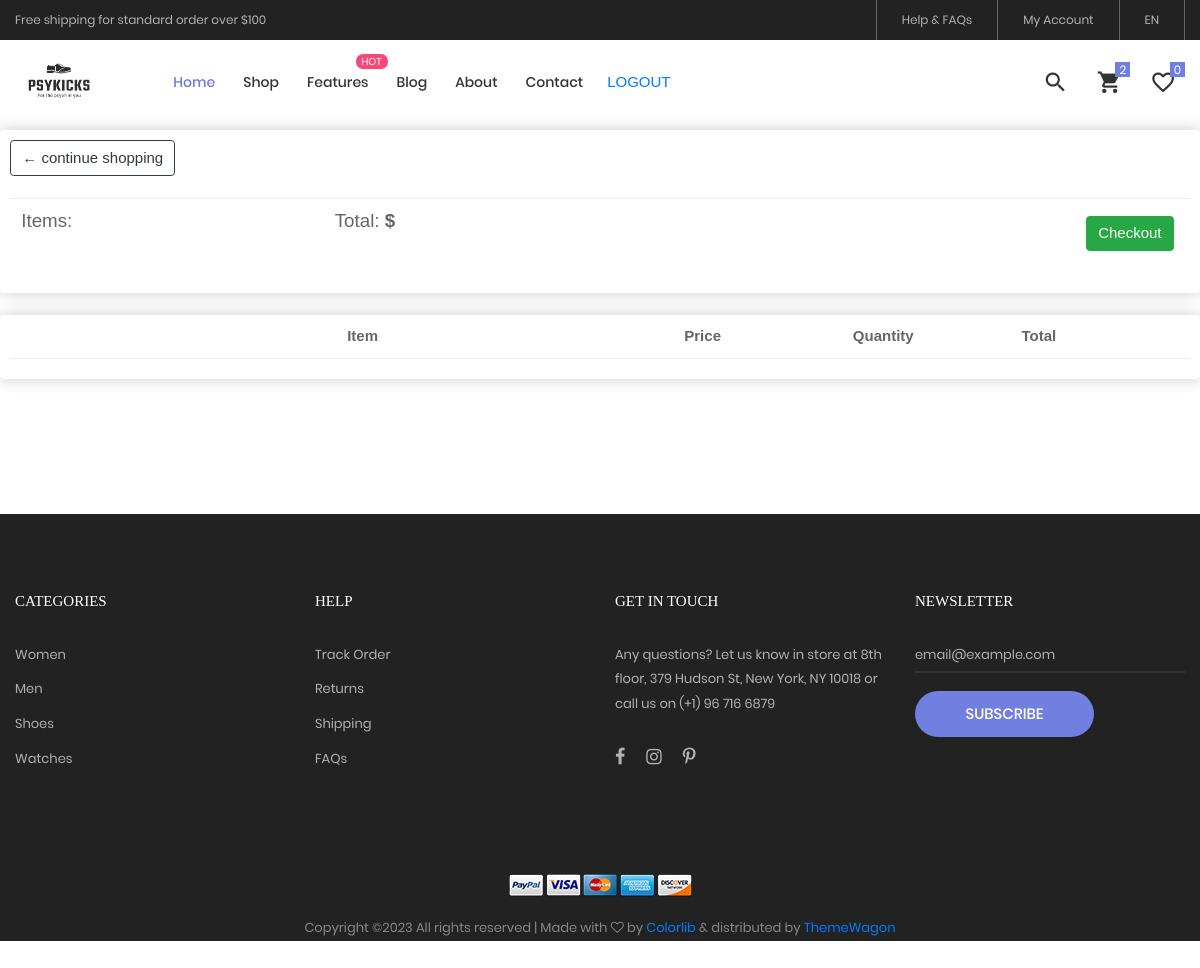
Before: /usercart/ (signed in) with the older database file.
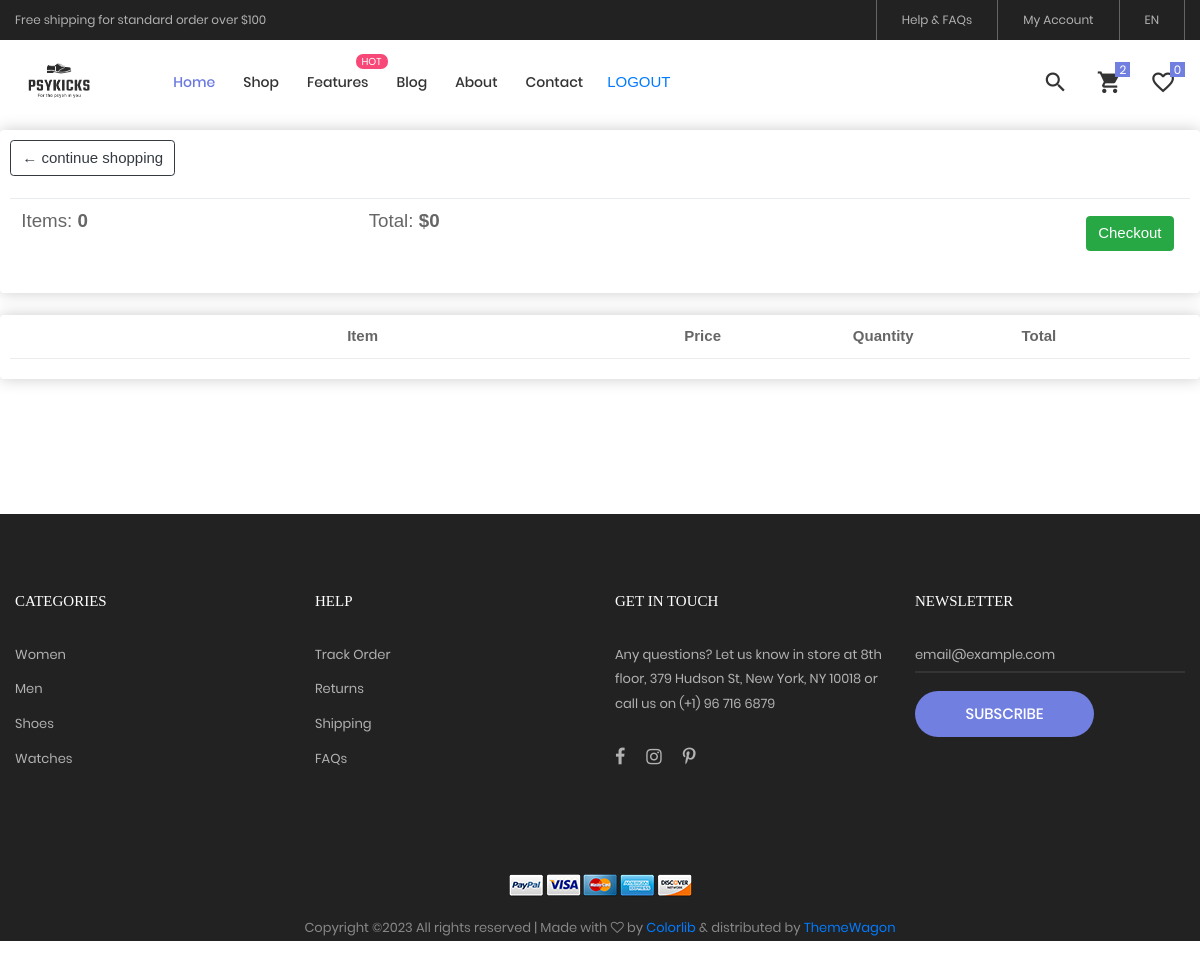
After: the same page with the newer database file.
### myapp/models.py (models this page shows, shortened)
class Order(models.Model):
    customer = models.ForeignKey(customer, on_delete=models.SET_NULL, null=True, blank=True)
    date_ordered = models.DateTimeField(auto_now_add=True)
    complete = models.BooleanField(default=False)
    transaction_id = models.CharField(max_length=100, null=True)
    @property
    def get_cart_total(self):
        orderitems = self.orderitem_set.all()
        total = sum([item.get_total for item in orderitems])
        return total
    @property
    def get_cart_items(self):
        orderitems = self.orderitem_set.all()
        total = sum([item.quantity for item in orderitems])
        return total

### myapp/views.py (the view)
# urls.py: path("usercart/",views.usercart,name="usercart"),
def usercart(request):
    items = []
    order = None
    if 'username' in request.session:
        try:
            customer_instance = customer.objects.get(username=request.session['username'])
            order = Order.objects.filter(customer=customer_instance, complete=False).first()
            if order is not None:
                items = order.orderitem_set.all()
            else:
                items = []
                print("yesss1")
        except ObjectDoesNotExist:
            items = []
            print("yesss2")
    else:
        items = []
        order = {'get_cart_total':0, 'get_cart_items':0}
    context = {'items': items, 'order': order}
    return render(request, "myapp/usercart.html", context)

### myapp/templates/myapp/usercart.html (shortened to what this page needs)
{% extends 'myapp/userindex.html' %}
{% load static %}
{% block content %}
<div class="row">
    <div class="col-lg-12">
        <div class="box-element">
            <a class="btn btn-outline-dark" href="#">&#x2190; continue shopping</a>
        <br>
        <br>
        <table class="table">
            <tr>
                <th><h5>Items: <strong>{{order.get_cart_items}}</strong></h5></th>
                <th><h5>Total: <strong>${{order.get_cart_total}}</strong></h5></th>
                <th>
                    <a style="float:right; margin:5px" class="btn btn-success" href={% url 'usercheckout' %}>Checkout</a>
                </th>
            </tr>
        </table>
        </div>
    <br>
        <div class="box-element">
            <div class="cart-row">
                <div style="flex:2"></div>
                <div style="flex:2"><strong>Item</strong></div>
                <div style="flex:1"><strong>Price</strong></div>
                <div style="flex:1"><strong>Quantity</strong></div>
                <div style="flex:1"><strong>Total</strong></div>
            </div>
        </div>
    </div>
</div>
{% endblock %}

### myapp/templates/myapp/userindex.html (shortened to what this page needs)
<!DOCTYPE html>
{% load static %}
<html lang="en">
<head>
	<link rel="stylesheet" type="text/css" href="{% static 'myapp/vendor/bootstrap/css/bootstrap.min.css' %}">
	<link rel="stylesheet" type="text/css" href="{% static 'myapp/fonts/font-awesome-4.7.0/css/font-awesome.min.css' %}">
	<link rel="stylesheet" type="text/css" href="{% static 'myapp/fonts/iconic/css/material-design-iconic-font.min.css' %}">
	<link rel="stylesheet" type="text/css" href="{% static 'myapp/fonts/linearicons-v1.0.0/icon-font.min.css' %}">
	<link rel="stylesheet" type="text/css" href="{% static 'myapp/vendor/animate/animate.css' %}">
	<link rel="stylesheet" type="text/css" href="{% static 'myapp/vendor/css-hamburgers/hamburgers.min.css' %}">
	<link rel="stylesheet" type="text/css" href="{% static 'myapp/vendor/animsition/css/animsition.min.css' %}">
	<link rel="stylesheet" type="text/css" href="{% static 'myapp/vendor/select2/select2.min.css' %}">
	<link rel="stylesheet" type="text/css" href="{% static 'myapp/vendor/daterangepicker/daterangepicker.css' %}">
	<link rel="stylesheet" type="text/css" href="{% static 'myapp/vendor/slick/slick.css' %}">
	<link rel="stylesheet" type="text/css" href="{% static 'myapp/vendor/MagnificPopup/magnific-popup.css' %}">
	<link rel="stylesheet" type="text/css" href="{% static 'myapp/vendor/perfect-scrollbar/perfect-scrollbar.css' %}">
	<link rel="stylesheet" type="text/css" href="{% static 'myapp/css/util.css' %}">
	<link rel="stylesheet" type="text/css" href="{% static 'myapp/css/main.css' %}">
</head>
<body class="animsition">
	<header>
		<div class="container-menu-desktop">
			<div class="top-bar">
				<div class="content-topbar flex-sb-m h-full container">
					<div class="left-top-bar">
						Free shipping for standard order over $100
					</div>
					<div class="right-top-bar flex-w h-full">
						<a href="#" class="flex-c-m trans-04 p-lr-25">
							Help & FAQs
						</a>
						<a href="#" class="flex-c-m trans-04 p-lr-25">
							My Account
						</a>
						<a href="#" class="flex-c-m trans-04 p-lr-25">
							EN
						</a>
					</div>
				</div>
			</div>
			<div class="wrap-menu-desktop">
				<nav class="limiter-menu-desktop container">
					<a href="#" class="logo">
						<img src="{% static 'myapp/images/kicks_logo.png' %}" alt="IMG-LOGO" >
					</a>
					<div class="menu-desktop">
						<ul class="main-menu">
							<li class="active-menu">
								<a href="{% url 'userindex' %}">Home</a>
							</li>
							<li>
								<a href={% url 'userproduct' %}>Shop</a>
							</li>
							<li class="label1" data-label1="hot">
								<a href="shoping-cart.html">Features</a>
							</li>
							<li>
								<a href="blog.html">Blog</a>
							</li>
							<li>
								<a href="about.html">About</a>
							</li>
							<li>
								<a href="contact.html">Contact</a>
							</li>
							<a href={% url 'signout' %} class="flex-c-m p-lr-10 trans-04">
								LOGOUT
							</a>
						</ul>
					</div>
					<div class="wrap-icon-header flex-w flex-r-m">
						<div class="icon-header-item cl2 hov-cl1 trans-04 p-l-22 p-r-11 js-show-modal-search">
							<i class="zmdi zmdi-search"></i>
						</div>
						<a href={% url 'usercart' %} class="icon-header-item cl2 hov-cl1 trans-04 p-l-22 p-r-11 icon-header-noti js-show-cart" data-notify="2">
							<i class="zmdi zmdi-shopping-cart"></i>
						</a>
						<a href="#" class="dis-block icon-header-item cl2 hov-cl1 trans-04 p-l-22 p-r-11 icon-header-noti" data-notify="0">
							<i class="zmdi zmdi-favorite-outline"></i>
						</a>
					</div>
				</nav>
			</div>
		</div>
	</header>
	{% block content %}{% endblock content %}
	<footer class="bg3 p-t-75 ">
		<div class="container">
			<div class="row">
				<div class="col-sm-6 col-lg-3 p-b-50">
					<h4 class="stext-301 cl0 p-b-30">
						Categories
					</h4>
					<ul>
						<li class="p-b-10">
							<a href="#" class="stext-107 cl7 hov-cl1 trans-04">
								Women
							</a>
						</li>
						<li class="p-b-10">
							<a href="#" class="stext-107 cl7 hov-cl1 trans-04">
								Men
							</a>
						</li>
						<li class="p-b-10">
							<a href="#" class="stext-107 cl7 hov-cl1 trans-04">
								Shoes
							</a>
						</li>
						<li class="p-b-10">
							<a href="#" class="stext-107 cl7 hov-cl1 trans-04">
								Watches
							</a>
						</li>
					</ul>
				</div>
				<div class="col-sm-6 col-lg-3 p-b-50">
					<h4 class="stext-301 cl0 p-b-30">
						Help
					</h4>
					<ul>
						<li class="p-b-10">
							<a href="#" class="stext-107 cl7 hov-cl1 trans-04">
								Track Order
							</a>
						</li>
						<li class="p-b-10">
							<a href="#" class="stext-107 cl7 hov-cl1 trans-04">
								Returns
							</a>
						</li>
						<li class="p-b-10">
							<a href="#" class="stext-107 cl7 hov-cl1 trans-04">
								Shipping
							</a>
						</li>
						<li class="p-b-10">
							<a href="#" class="stext-107 cl7 hov-cl1 trans-04">
								FAQs
							</a>
						</li>
					</ul>
				</div>
				<div class="col-sm-6 col-lg-3 p-b-50">
					<h4 class="stext-301 cl0 p-b-30">
						GET IN TOUCH
					</h4>
					<p class="stext-107 cl7 size-201">
						Any questions? Let us know in store at 8th floor, 379 Hudson St, New York, NY 10018 or call us on (+1) 96 716 6879
					</p>
					<div class="p-t-27">
						<a href="#" class="fs-18 cl7 hov-cl1 trans-04 m-r-16">
							<i class="fa fa-facebook"></i>
						</a>
						<a href="#" class="fs-18 cl7 hov-cl1 trans-04 m-r-16">
							<i class="fa fa-instagram"></i>
						</a>
						<a href="#" class="fs-18 cl7 hov-cl1 trans-04 m-r-16">
							<i class="fa fa-pinterest-p"></i>
						</a>
					</div>
				</div>
				<div class="col-sm-6 col-lg-3 p-b-50">
					<h4 class="stext-301 cl0 p-b-30">
						Newsletter
					</h4>
					<form>
						<div class="wrap-input1 w-full p-b-4">
							<input class="input1 bg-none plh1 stext-107 cl7" type="text" name="email" placeholder="email@example.com">
						</div>
						<div class="p-t-18">
							<button class="flex-c-m stext-101 cl0 size-103 bg1 bor1 hov-btn2 p-lr-15 trans-04">
								Subscribe
							</button>
						</div>
					</form>
				</div>
			</div>
			<div class="p-t-40">
				<div class="flex-c-m flex-w p-b-18">
					<a href="#" class="m-all-1">
						<img src="{% static 'myapp/images/icons/icon-pay-01.png' %}" alt="ICON-PAY">
					</a>
					<a href="#" class="m-all-1">
						<img src="{% static 'myapp/images/icons/icon-pay-02.png' %}" alt="ICON-PAY">
					</a>
					<a href="#" class="m-all-1">
						<img src="{% static 'myapp/images/icons/icon-pay-03.png' %}" alt="ICON-PAY">
					</a>
					<a href="#" class="m-all-1">
						<img src="{% static 'myapp/images/icons/icon-pay-04.png' %}" alt="ICON-PAY">
					</a>
					<a href="#" class="m-all-1">
						<img src="{% static 'myapp/images/icons/icon-pay-05.png' %}" alt="ICON-PAY">
					</a>
				</div>
				<p class="stext-107 cl6 txt-center">
Copyright &copy;<script>document.write(new Date().getFullYear());</script> All rights reserved | Made with <i class="fa fa-heart-o" aria-hidden="true"></i> by <a href="https://colorlib.com" target="_blank">Colorlib</a> &amp; distributed by <a href="https://themewagon.com" target="_blank">ThemeWagon</a>
				</p>
			</div>
		</div>
	</footer>
</body>
</html>

### myapp/static/myapp/css/main.css (style rules this page uses)
.container { max-width: 1380px; }
@media (max-width: 1600px) { .container { max-width: 1200px; } }
.container-menu-desktop { height: auto; width: 100%; position: relative; -webkit-transition: all 0.3s; -o-transition: all 0.3s; -moz-transition: all 0.3s; transition: all 0.3s; }
.top-bar { height: 40px; background-color: #222; }
.left-top-bar { font-family: Poppins-Regular; font-size: 12px; line-height: 1.8; color: #b2b2b2; }
.right-top-bar a { font-family: Poppins-Regular; font-size: 12px; line-height: 1.8; height: 100%; color: #b2b2b2; border-right: 1px solid rgba(255,255,255,0.3); }
.right-top-bar a:first-child { border-left: 1px solid rgba(255,255,255,0.3); }
.wrap-menu-desktop { position: fixed; z-index: 1100; background-color: transparent; width: 100%; height: 84px; top: 40px; left: 0px; -webkit-transition: height 0.3s, background-color 0.3s; -o-transition: height 0.3s, background-color 0.3s; -moz-transition: height 0.3s, background-color 0.3s; transition: height 0.3s, background-color 0.3s; }
.limiter-menu-desktop { height: 100%; display: -webkit-box; display: -webkit-flex; display: -moz-box; display: -ms-flexbox; display: flex; align-items: center; background-color: transparent; }
.logo { display: -webkit-box; display: -webkit-flex; display: -moz-box; display: -ms-flexbox; display: flex; align-items: center; height: 65%; margin-right: 55px; }
.logo img { max-width: 100%; max-height: 100%; }
.menu-desktop { display: -webkit-box; display: -webkit-flex; display: -moz-box; display: -ms-flexbox; display: flex; align-items: center; height: 100%; }
.main-menu { list-style-type: none; margin: 0; display: -webkit-box; display: -webkit-flex; display: -moz-box; display: -ms-flexbox; display: flex; align-items: center; }
.main-menu > li { display: block; position: relative; padding: 20px 10px 20px 0px; margin: 0px 4px 0px 14px; }
.main-menu > li > a { font-family: Poppins-Medium; font-size: 14px; color: #333; padding: 5px 0px; transition: all 0.4s; -webkit-transition: all 0.4s; -o-transition: all 0.4s; -moz-transition: all 0.4s; }
.wrap-icon-header { flex-grow: 1; }
.icon-header-item { position: relative; font-size: 26px; line-height: 1; cursor: pointer; }
.icon-header-noti::after { content: attr(data-notify); font-family: Poppins-Regular; font-size: 12px; color: #fff; line-height: 15px; text-align: center; display: block; position: absolute; top: -7px; right: 0; min-width: 15px; height: 15px; padding: 0 3px; background-color: #717fe0; }
.main-menu > li.active-menu > a { color: #6c7ae0; }
.cl0 { color: #fff; }
.cl2 { color: #333; }
.cl6 { color: #888; }
.cl7 { color: #b2b2b2; }
.stext-101 { font-family: Poppins-Medium; font-size: 15px; line-height: 1.466667; text-transform: uppercase; }
.stext-107 { font-family: Poppins-Regular; font-size: 13px; line-height: 1.923; }
.stext-301 { font-family: Montserrat-Bold; font-size: 15px; line-height: 1.6; text-transform: uppercase; }
.size-103 { min-width: 179px; height: 46px; }
.size-201 { max-width: 270px; }
.bg-none { background-color: transparent; }
.bg1 { background-color: #717fe0; }
.bg3 { background-color: #222; }
.bor1 { border-radius: 23px; }
.label1 { position: relative; }
.label1::after { content: attr(data-label1); font-family: Poppins-Regular; font-size: 10px; line-height: 15px; color: #fff; text-transform: uppercase; text-align: center; display: block; position: absolute; top: 3px; right: -9px; height: 15px; min-width: 32px; border-radius: 7px; padding: 0 4px; background-color: #f74877; }
.wrap-input1 { position: relative; border-bottom: 2px solid rgba(204,204,204, 0.1); }
.input1 { background-color: transparent; width: 100%; }
.box-element { box-shadow:hsl(0, 0%, 80%) 0 0 16px; background-color: #fff; border-radius: 4px; padding: 10px; }
.cart-row { display:flex; align-items: stretch; padding-bottom: 10px; margin-bottom: 10px; border-bottom: 1px solid #ececec; }

Changed rows visible on the page:
added Order: get_cart_items "0", get_cart_total "0"
